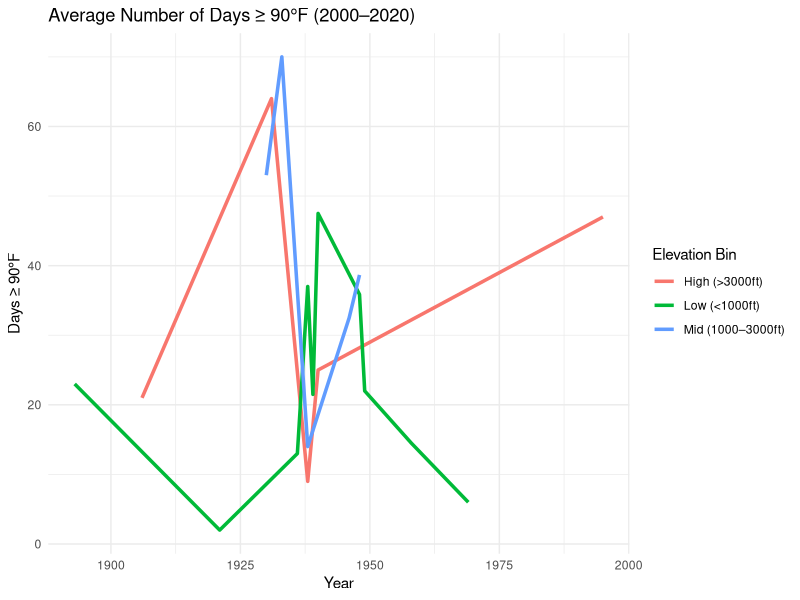
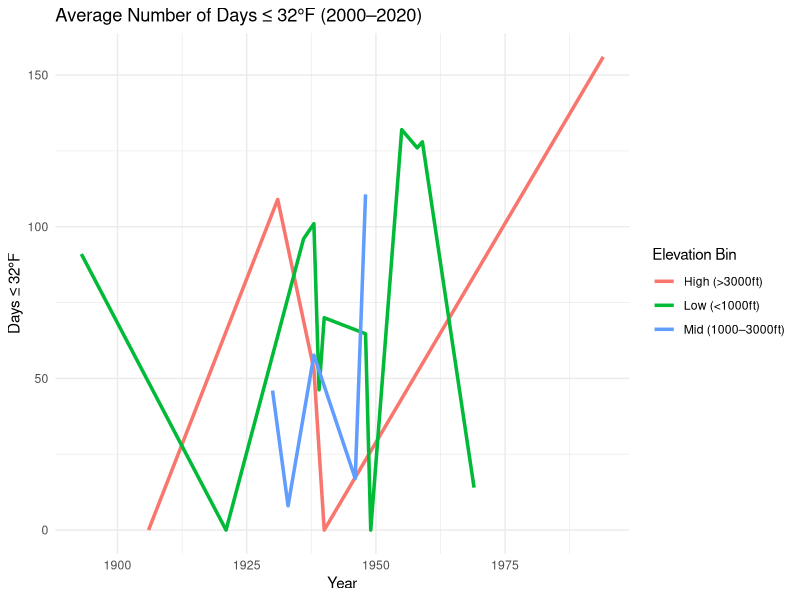

The R script that drew these images, in order:
## ---- chunk 1
library(tidyverse)
library(readr)
library(lubridate)

# Read the data
hot_days <- read_csv("data/hot_days.csv", show_col_types = FALSE)
elevation <- read_csv("data/elevation.csv", show_col_types = FALSE)

# Create Elevation column
elevation <- elevation %>%
  mutate(Elevation = as.numeric(`High Feet`)) %>%
  select(City, State, Elevation)

# Merge elevation data with hot_days
hot_days <- left_join(hot_days, elevation, by = c("City", "State"))

# Now create elevation bins
hot_days <- hot_days %>%
  mutate(elevation_bin = case_when(
    Elevation < 1000 ~ "Low (<1000ft)",
    Elevation >= 1000 & Elevation < 3000 ~ "Mid (1000–3000ft)",
    Elevation >= 3000 ~ "High (>3000ft)"
  ))

## ---- chunk 2
# Add a Year column (based on End_Date or Start_Date if needed)
hot_days <- hot_days %>%
  mutate(Year = as.numeric(substr(as.character(Start_Date), 1, 4)))

# Plot trend over time by elevation bin
hot_days %>%
  filter(!is.na(elevation_bin)) %>%
  ggplot(aes(x = Year, y = ANN, color = elevation_bin)) +
  stat_summary(fun = mean, geom = "line", linewidth = 1.2) +
  labs(title = "Average Number of Days ≥ 90°F (2000–2020)",
       x = "Year",
       y = "Days ≥ 90°F",
       color = "Elevation Bin") +
  theme_minimal()
## ---- chunk 3
library(stringr)
library(dplyr)
# Load and clean data
cool_days <- read_csv("data/cold_days.csv", show_col_types = FALSE)

elevation <- read_csv("data/elevation.csv", show_col_types = FALSE)

# Create an elevation column 
elevation <- elevation %>%
  mutate(Elevation = as.numeric(`High Feet`)) %>%
  select(City, State, Elevation)

# Merge elevation data with hot_days
cool_days <- left_join(cool_days, elevation, by = c("City", "State"))

# Now create elevation bins
cool_days <- cool_days %>%
  mutate(elevation_bin = case_when(
    Elevation < 1000 ~ "Low (<1000ft)",
    Elevation >= 1000 & Elevation < 3000 ~ "Mid (1000–3000ft)",
    Elevation >= 3000 ~ "High (>3000ft)"
  ))

# Create a proper Year column (if it uses the YYYYMM format)
cool_days <- cool_days %>%
  mutate(Year = as.integer(substr(Start_Date, 1, 4)))

# Filter data to include only years 2000 to 2020
cool_days_filtered <- cool_days %>%
  dplyr::filter(Year >= 2000 & Year <= 2020)



# Plot the trend over time by elevation bin
cool_days %>%
  filter(!is.na(elevation_bin)) %>%
  ggplot(aes(x = Year, y = ANN, color = elevation_bin)) +
  stat_summary(fun = mean, geom = "line", linewidth = 1.2) +
  labs(title = "Average Number of Days ≤ 32°F (2000–2020)",
       x = "Year",
       y = "Days ≤ 32°F",
       color = "Elevation Bin") +
  theme_minimal()
